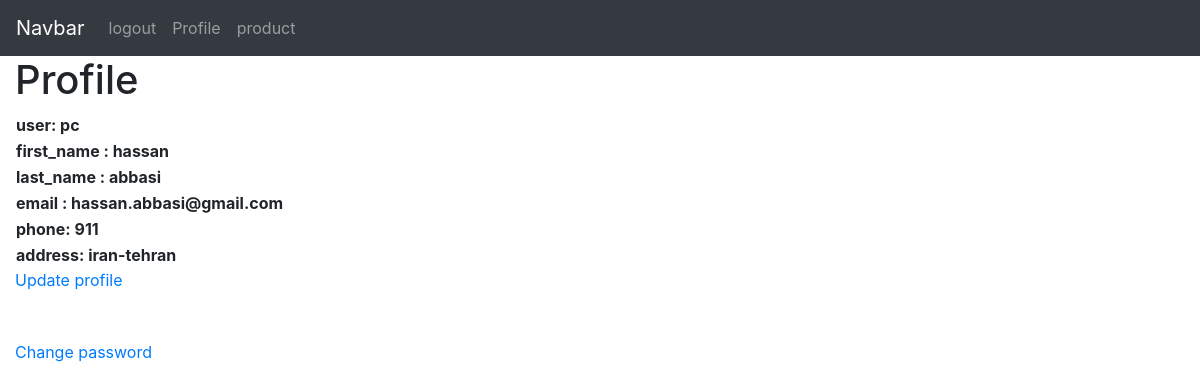
/accounts/profile/ (signed in), run on an earlier commit of the app's database.
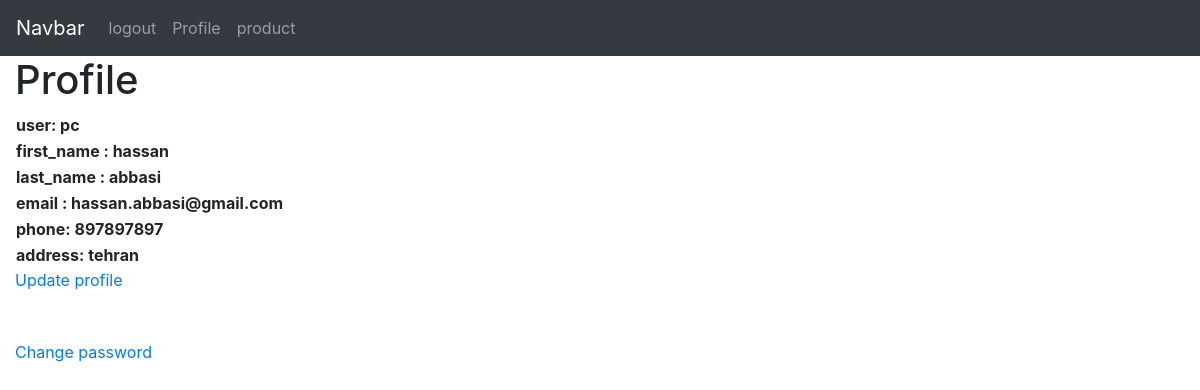
And on a later commit of the database.
### accounts/models.py (models this page shows, shortened)
class Profile(models.Model):
    user = models.OneToOneField(User, on_delete=models.CASCADE)
    phone = models.IntegerField(null=True, blank=True)
    address = models.TextField(null=True, blank=True)

### accounts/views.py (the view)
# urls.py: path('profile/', views.user_profile, name='user_profile'),
def user_profile(request):
    profile = Profile.objects.get(user_id=request.user.id)
    return render(request, 'accounts/profile.html', {'profile': profile})

### accounts/authrnticate.py (called while the page is built)
    def get_user(self, user_id):
        try:
            return User.objects.get(pk=user_id)
        except User.DoesBNotExist:
            return None

### accounts/templates/accounts/profile.html (shortened to what this page needs)
{% extends 'base.html' %}
{% block content %}
<h1>Profile</h1>
<table>
    <tr>
        <th>user: {{profile.user.username}}</th>
    </tr>
    <tr>
        <th>first_name : {{profile.user.first_name}}</th>
    </tr>
    <tr>
        <th>last_name : {{profile.user.last_name}}</th>
    </tr>
    <tr>
        <th>email : {{profile.user.email}}</th>
    </tr>
    <tr>
        <th>phone: {{profile.phone}}</th>
    </tr>
    <tr>
        <th>address: {{profile.address}}</th>
    </tr>
</table>
<a href="{% url 'accounts:update_profile' %}">Update profile</a><br><br><br>
<a href="{% url 'accounts:change_password' %}"> Change password</a><br><br><br>
{% endblock %}

What changed in the data, as far as the page shows it:
changed Profile "pc": phone "911" → "897897897"; address "iran-tehran" → "tehran"
